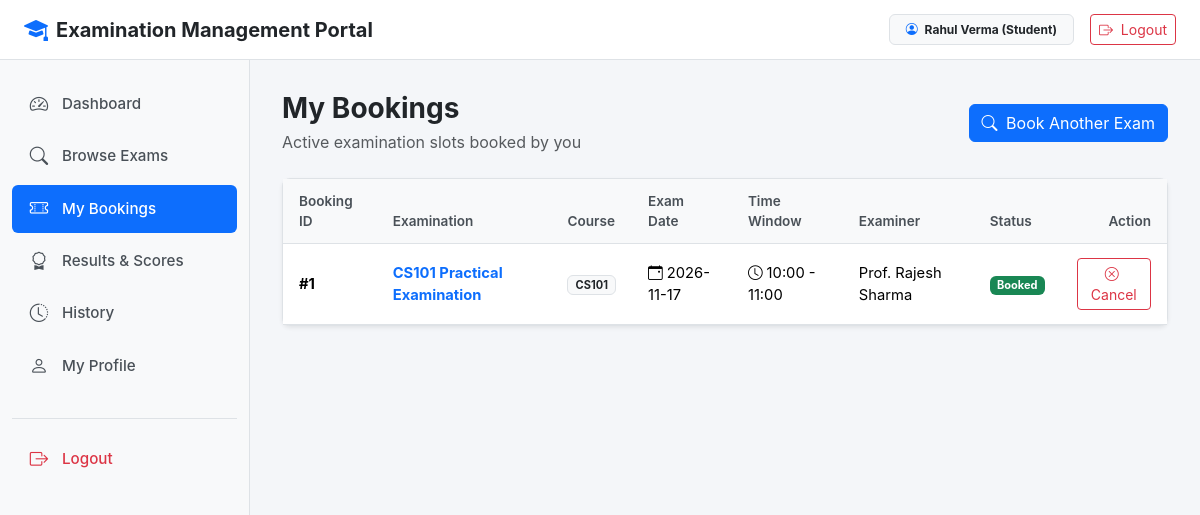
The app's page /student/my-bookings (signed in) with its own data.
### models.py (models this page shows, shortened)
class User(db.Model, UserMixin):
    id = db.Column(db.Integer, primary_key=True)
    username = db.Column(db.String(80), unique=True, nullable=False)
    email = db.Column(db.String(120), unique=True, nullable=False)
    password_hash = db.Column(db.String(255), nullable=False)
    name = db.Column(db.String(100), nullable=False)
    phone = db.Column(db.String(20))
    department = db.Column(db.String(100))
    role = db.Column(db.String(20), nullable=False, default='student')
    status = db.Column(db.String(20), nullable=False, default='active')
    created_at = db.Column(db.DateTime, default=datetime.utcnow)
    @property
    def is_active(self):
        return self.status not in ['deactivated', 'rejected']
    @property
    def is_admin(self):
        return self.role == 'admin'
    @property
    def is_examiner(self):
        return self.role == 'examiner'
    @property
    def is_student(self):
        return self.role == 'student'

class Booking(db.Model):
    id = db.Column(db.Integer, primary_key=True)
    student_id = db.Column(db.Integer, db.ForeignKey('user.id'), nullable=False)
    slot_id = db.Column(db.Integer, db.ForeignKey('slot.id'), nullable=False)
    booking_date = db.Column(db.DateTime, default=datetime.utcnow)
    status = db.Column(db.String(20), nullable=False, default='Booked')
    student = db.relationship('User', foreign_keys=[student_id], backref='student_bookings')
    evaluation = db.relationship('Evaluation', backref='booking', uselist=False, cascade='all, delete-orphan')

class Examination(db.Model):
    id = db.Column(db.Integer, primary_key=True)
    course_id = db.Column(db.Integer, db.ForeignKey('course.id'), nullable=False)
    name = db.Column(db.String(150), nullable=False)
    exam_type = db.Column(db.String(50), nullable=False, default='Viva')
    duration = db.Column(db.Integer, nullable=False, default=30)
    max_marks = db.Column(db.Integer, nullable=False, default=100)
    slot_creation_start_date = db.Column(db.Date, nullable=False)
    slot_creation_end_date = db.Column(db.Date, nullable=False)
    slot_booking_start_date = db.Column(db.Date, nullable=False)
    slot_booking_end_date = db.Column(db.Date, nullable=False)
    status = db.Column(db.String(30), nullable=False, default='Draft')
    created_at = db.Column(db.DateTime, default=datetime.utcnow)
    rubrics = db.relationship('Rubric', backref='examination', cascade='all, delete-orphan', lazy=True)
    slots = db.relationship('Slot', backref='examination', cascade='all, delete-orphan', lazy=True)

class Course(db.Model):
    id = db.Column(db.Integer, primary_key=True)
    course_code = db.Column(db.String(20), unique=True, nullable=False)
    course_name = db.Column(db.String(150), nullable=False)
    description = db.Column(db.Text)
    status = db.Column(db.String(20), nullable=False, default='Active')
    created_at = db.Column(db.DateTime, default=datetime.utcnow)
    examinations = db.relationship('Examination', backref='course', cascade='all, delete-orphan', lazy=True)

class Slot(db.Model):
    id = db.Column(db.Integer, primary_key=True)
    examination_id = db.Column(db.Integer, db.ForeignKey('examination.id'), nullable=False)
    examiner_id = db.Column(db.Integer, db.ForeignKey('user.id'), nullable=False)
    date = db.Column(db.Date, nullable=False)
    start_time = db.Column(db.String(10), nullable=False)
    end_time = db.Column(db.String(10), nullable=False)
    max_capacity = db.Column(db.Integer, nullable=False, default=1)
    available_seats = db.Column(db.Integer, nullable=False, default=1)
    status = db.Column(db.String(20), nullable=False, default='Available')
    created_at = db.Column(db.DateTime, default=datetime.utcnow)
    examiner = db.relationship('User', foreign_keys=[examiner_id], backref='examiner_slots')
    bookings = db.relationship('Booking', backref='slot', cascade='all, delete-orphan', lazy=True)

### student.py (the view)
@app.route('/student/my-bookings')
@student_required
def my_bookings():
    bookings = Booking.query.filter_by(
        student_id=current_user.id,
        status='Booked'
    ).order_by(Booking.booking_date.desc()).all()
    today = date.today()
    return render_template('student/my_bookings.html', bookings=bookings, today=today)

### app.py (called while the page is built)
@login_manager.user_loader
def load_user(user_id):
    try:
        user = db.session.get(User, int(user_id))
        if user and user.status in ['deactivated', 'rejected']:
            return None
        return user
    except (ValueError, TypeError):
        return None

### student.py (called while the page is built)
def student_required(function):
    @wraps(function)
    def wrapper(*args, **kwargs):
        if not current_user.is_authenticated:
            return redirect(url_for('login'))
        if not current_user.is_student:
            flash('Student access required.', 'danger')
            return redirect(url_for('index'))
        if current_user.status in ['deactivated', 'rejected']:
            logout_user()
            flash('Access denied. Account is not active.', 'danger')
            return redirect(url_for('login'))
        return function(*args, **kwargs)
    return wrapper

### templates/student/my_bookings.html (shortened to what this page needs)
{% extends "base.html" %}
{% block content %}
<div class="d-flex justify-content-between align-items-center mb-4">
    <div>
        <h3 class="fw-bold mb-1">My Bookings</h3>
        <p class="text-muted mb-0">Active examination slots booked by you</p>
    </div>
    <a href="{{ url_for('student_examinations') }}" class="btn btn-primary">
        <i class="bi bi-search me-1"></i> Book Another Exam
    </a>
</div>
<div class="card shadow-sm">
    <div class="card-body p-0">
        <div class="table-responsive">
            <table class="table table-hover mb-0">
                <thead>
                    <tr>
                        <th>Booking ID</th>
                        <th>Examination</th>
                        <th>Course</th>
                        <th>Exam Date</th>
                        <th>Time Window</th>
                        <th>Examiner</th>
                        <th>Status</th>
                        <th class="text-end">Action</th>
                    </tr>
                </thead>
                <tbody>
                    {% if bookings %}
                        {% for b in bookings %}
                        <tr>
                            <td><strong>#{{ b.id }}</strong></td>
                            <td class="fw-bold text-primary">{{ b.slot.examination.name }}</td>
                            <td><span class="badge bg-light text-dark border">{{ b.slot.examination.course.course_code }}</span></td>
                            <td><i class="bi bi-calendar-event me-1"></i>{{ b.slot.date.strftime('%Y-%m-%d') }}</td>
                            <td><i class="bi bi-clock me-1"></i>{{ b.slot.start_time }} - {{ b.slot.end_time }}</td>
                            <td>{{ b.slot.examiner.name }}</td>
                            <td><span class="badge bg-success">Booked</span></td>
                            <td class="text-end">
                                {% if b.slot.examination.slot_booking_end_date >= today and b.slot.date >= today %}
                                <form method="POST" action="{{ url_for('cancel_booking', booking_id=b.id) }}" class="d-inline">
                                    <button type="submit" class="btn btn-sm btn-outline-danger">
                                        <i class="bi bi-x-circle me-1"></i> Cancel
                                    </button>
                                </form>
                                {% else %}
                                <span class="badge bg-light text-muted border">Deadline Passed</span>
                                {% endif %}
                            </td>
                        </tr>
                        {% endfor %}
                    {% else %}
                        <tr>
                            <td colspan="8" class="text-center py-4 text-muted">You do not have any active bookings. Browse available exams to book a slot.</td>
                        </tr>
                    {% endif %}
                </tbody>
            </table>
        </div>
    </div>
</div>
{% endblock %}

### templates/base.html (shortened to what this page needs)
<!DOCTYPE html>
<html lang="en">
<head>
    <link href="https://cdn.jsdelivr.net/npm/bootstrap@5.3.2/dist/css/bootstrap.min.css" rel="stylesheet">
    <link href="https://cdn.jsdelivr.net/npm/bootstrap-icons@1.11.1/font/bootstrap-icons.css" rel="stylesheet">
</head>
<body>
    <nav class="top-navbar">
        <div class="d-flex align-items-center">
            <a href="{{ url_for('index') }}" class="text-decoration-none text-dark d-flex align-items-center gap-2">
                <i class="bi bi-mortarboard-fill text-primary fs-4"></i>
                <span class="fw-bold fs-5">Examination Management Portal</span>
            </a>
        </div>
        <div class="d-flex align-items-center gap-3">
            {% if current_user.is_authenticated %}
            <span class="badge bg-light text-dark border px-3 py-2">
                <i class="bi bi-person-circle me-1 text-primary"></i>
                {{ current_user.name }} ({{ current_user.role|capitalize }})
            </span>
            <a href="{{ url_for('logout') }}" class="btn btn-outline-danger btn-sm">
                <i class="bi bi-box-arrow-right me-1"></i> Logout
            </a>
            {% else %}
            <a href="{{ url_for('login') }}" class="btn btn-outline-primary btn-sm px-3">Login</a>
            <a href="{{ url_for('register') }}" class="btn btn-primary btn-sm px-3">Register</a>
            {% endif %}
        </div>
    </nav>
    {% if current_user.is_authenticated %}
    <div class="sidebar">
        <ul class="nav flex-column">
            {% if current_user.is_admin %}
            <li class="nav-item">
                <a class="nav-link {% if request.endpoint == 'admin_dashboard' %}active{% endif %}" href="{{ url_for('admin_dashboard') }}">
                    <i class="bi bi-speedometer2"></i> Dashboard
                </a>
            </li>
            <li class="nav-item">
                <a class="nav-link {% if request.endpoint in ['admin_courses', 'new_course', 'edit_course'] %}active{% endif %}" href="{{ url_for('admin_courses') }}">
                    <i class="bi bi-book"></i> Courses
                </a>
            </li>
            <li class="nav-item">
                <a class="nav-link {% if request.endpoint in ['admin_examinations', 'new_examination', 'edit_examination', 'admin_rubrics', 'new_rubric', 'edit_rubric'] %}active{% endif %}" href="{{ url_for('admin_examinations') }}">
                    <i class="bi bi-journal-text"></i> Examinations
                </a>
            </li>
            <li class="nav-item">
                <a class="nav-link {% if request.endpoint == 'admin_examiners' %}active{% endif %}" href="{{ url_for('admin_examiners') }}">
                    <i class="bi bi-person-badge"></i> Examiners
                </a>
            </li>
            <li class="nav-item">
                <a class="nav-link {% if request.endpoint == 'admin_students' %}active{% endif %}" href="{{ url_for('admin_students') }}">
                    <i class="bi bi-people"></i> Students
                </a>
            </li>
            <li class="nav-item">
                <a class="nav-link {% if request.endpoint in ['admin_slots', 'change_slot_examiner'] %}active{% endif %}" href="{{ url_for('admin_slots') }}">
                    <i class="bi bi-calendar3"></i> All Slots
                </a>
            </li>
            <li class="nav-item">
                <a class="nav-link {% if request.endpoint in ['admin_bookings', 'reschedule_booking'] %}active{% endif %}" href="{{ url_for('admin_bookings') }}">
                    <i class="bi bi-card-checklist"></i> Bookings
                </a>
            </li>
            <li class="nav-item">
                <a class="nav-link {% if request.endpoint == 'admin_search' %}active{% endif %}" href="{{ url_for('admin_search') }}">
                    <i class="bi bi-search"></i> Search
                </a>
            </li>
            {% elif current_user.is_student %}
            <li class="nav-item">
                <a class="nav-link {% if request.endpoint == 'student_dashboard' %}active{% endif %}" href="{{ url_for('student_dashboard') }}">
                    <i class="bi bi-speedometer2"></i> Dashboard
                </a>
            </li>
            <li class="nav-item">
                <a class="nav-link {% if request.endpoint in ['student_examinations', 'student_slots'] %}active{% endif %}" href="{{ url_for('student_examinations') }}">
                    <i class="bi bi-search"></i> Browse Exams
                </a>
            </li>
            <li class="nav-item">
                <a class="nav-link {% if request.endpoint == 'my_bookings' %}active{% endif %}" href="{{ url_for('my_bookings') }}">
                    <i class="bi bi-ticket-perforated"></i> My Bookings
                </a>
            </li>
            <li class="nav-item">
                <a class="nav-link {% if request.endpoint == 'student_results' %}active{% endif %}" href="{{ url_for('student_results') }}">
                    <i class="bi bi-award"></i> Results & Scores
                </a>
            </li>
            <li class="nav-item">
                <a class="nav-link {% if request.endpoint == 'student_history' %}active{% endif %}" href="{{ url_for('student_history') }}">
                    <i class="bi bi-clock-history"></i> History
                </a>
            </li>
            <li class="nav-item">
                <a class="nav-link {% if request.endpoint == 'student_profile' %}active{% endif %}" href="{{ url_for('student_profile') }}">
                    <i class="bi bi-person"></i> My Profile
                </a>
            </li>
            {% endif %}
            <li class="nav-item mt-4 pt-3 border-top">
                <a class="nav-link text-danger" href="{{ url_for('logout') }}">
                    <i class="bi bi-box-arrow-right"></i> Logout
                </a>
            </li>
        </ul>
    </div>
    <main class="main-wrapper">
        {% block content %}{% endblock %}
    </main>
    {% endif %}
</body>
</html>

### templates/base.html (style rules this page uses)
:root { --primary-color: #0d6efd; --sidebar-width: 250px; --sidebar-bg: #f8f9fa; --border-color: #dee2e6; }
body { font-family: -apple-system, BlinkMacSystemFont, "Segoe UI", Roboto, "Helvetica Neue", Arial, sans-serif; background-color: #f4f6f9; color: #212529; margin: 0; padding: 0; }
.top-navbar { height: 60px; background-color: #ffffff; border-bottom: 1px solid var(--border-color); position: fixed; top: 0; left: 0; right: 0; z-index: 1030; display: flex; align-items: center; justify-content: space-between; padding: 0 1.5rem; }
.sidebar { width: var(--sidebar-width); background-color: var(--sidebar-bg); border-right: 1px solid var(--border-color); position: fixed; top: 60px; bottom: 0; left: 0; z-index: 1020; padding: 1.25rem 0.75rem; overflow-y: auto; }
.sidebar .nav-link { display: flex; align-items: center; padding: 0.65rem 1rem; color: #495057; border-radius: 6px; font-weight: 500; font-size: 0.95rem; margin-bottom: 0.25rem; text-decoration: none; }
.sidebar .nav-link i { font-size: 1.15rem; margin-right: 0.75rem; width: 22px; text-align: center; }
.sidebar .nav-link.active { color: #ffffff; background-color: var(--primary-color); }
.main-wrapper { margin-top: 60px; margin-left: var(--sidebar-width); padding: 2rem; min-height: calc(100vh - 60px); }
.card { border: 1px solid var(--border-color); border-radius: 8px; box-shadow: 0 1px 3px rgba(0, 0, 0, 0.05); background-color: #ffffff; }
.table { vertical-align: middle; }
.table thead th { background-color: #f8f9fa; color: #495057; font-size: 0.85rem; font-weight: 600; border-bottom: 1px solid var(--border-color); padding: 0.75rem 1rem; }
.table tbody td { padding: 0.85rem 1rem; border-bottom: 1px solid var(--border-color); font-size: 0.92rem; }

### records on screen
User: name "Rahul Verma", role "Student"
Booking: id "1", slot.examination.name "CS101 Practical Examination", slot.examination.course.course_code "CS101", slot "2026-11-17", slot.start_time "10:00", slot.end_time "11:00", slot.examiner.name "Prof. Rajesh Sharma"
